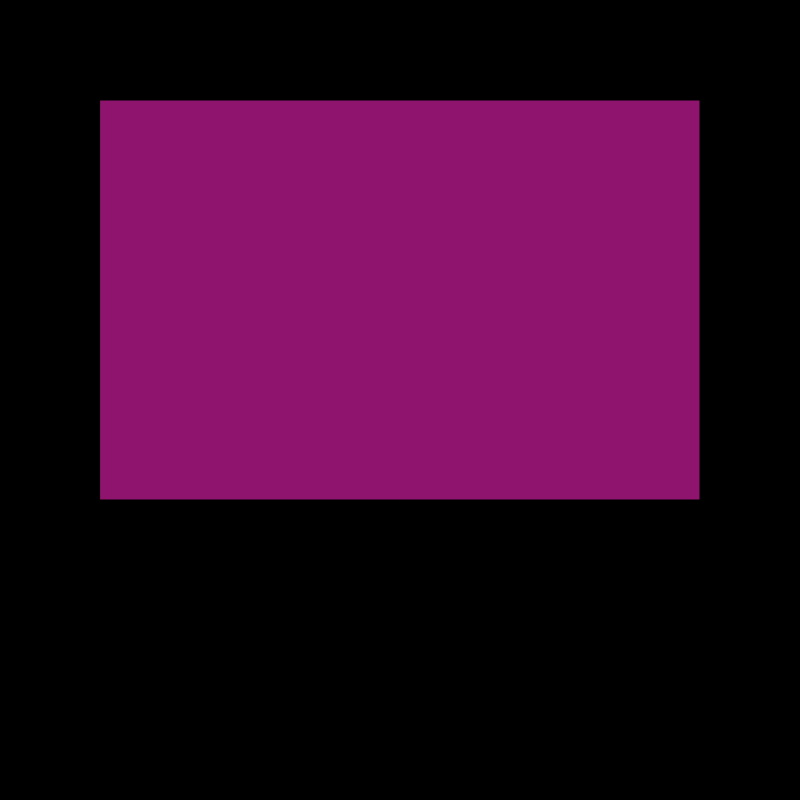
Frame 1 (no input)
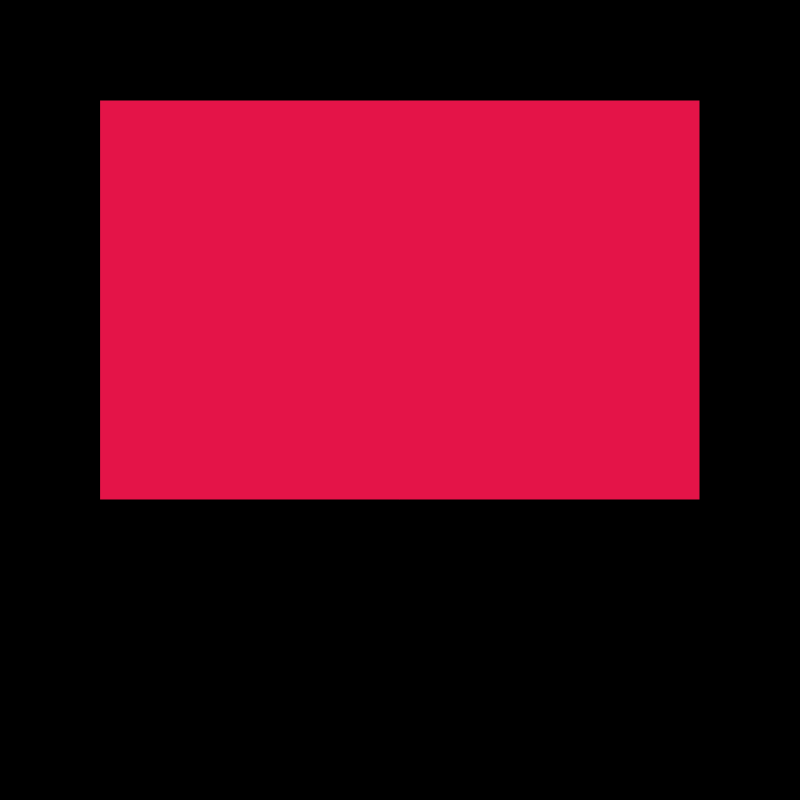
Frame 60 (no input)
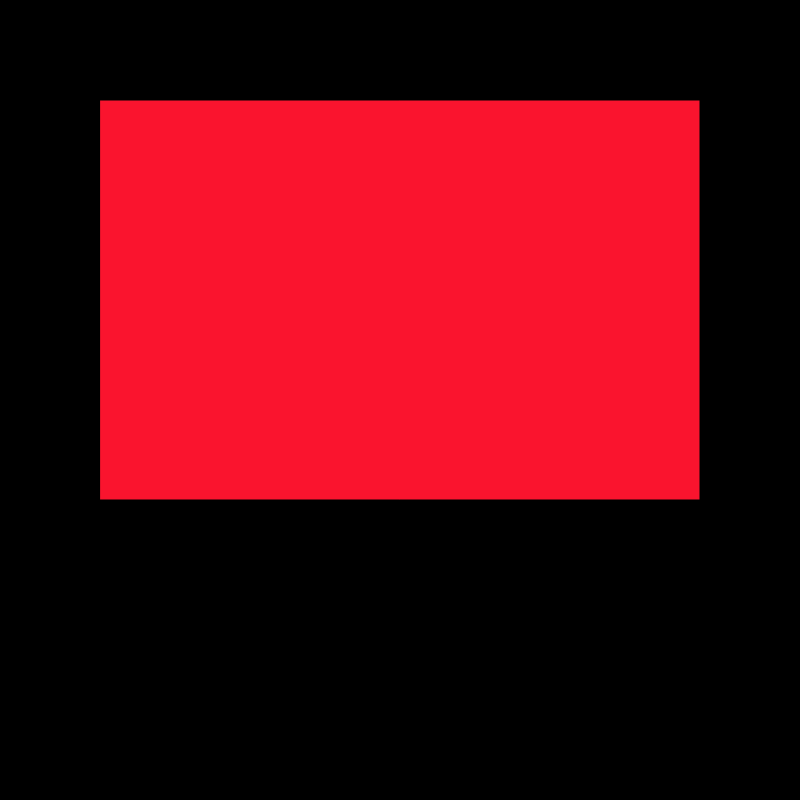
Frame 120 (the mouse pressed at the canvas centre since frame 60)

The p5.js sketch that drew these frames (run headless with seeded random() and noise() and a simulated clock; from frame 60 on, the mouse is pressed at the canvas centre):

// p5.js sketch
// ── sketch.js

function setup() {
  createCanvas(800, 800);

}

function draw() {
  background(0);
  
  var r = 127 + 127 * sin(0.12*frameCount);
  var g = 20;
  var b = 100 + 100 * sin(0.1*frameCount);
  
  fill(r, g, b);
  rect(100, 100, 600, 400);

}
